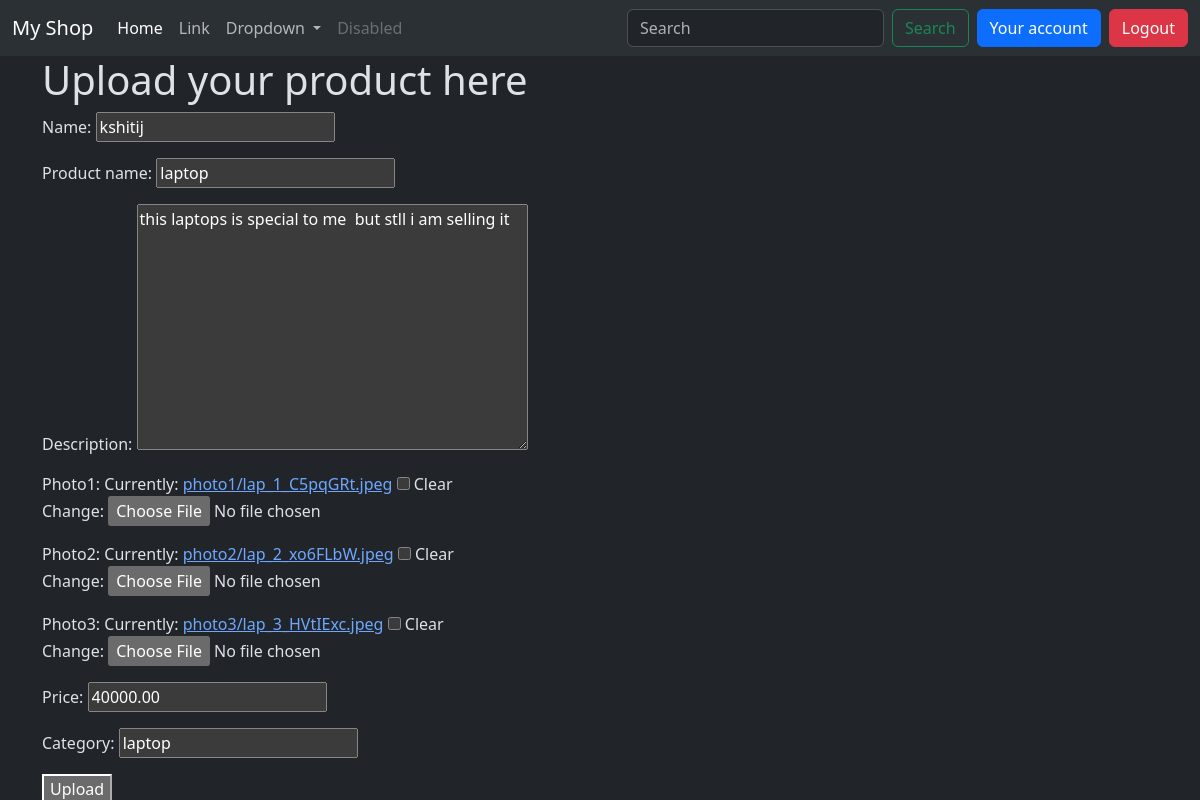
Screenshot of /12/edit/ (signed in) with the database file from the repository.
### explore/models.py (models this page shows, shortened)
class Product(models.Model):
    user = models.ForeignKey(User, on_delete=models.CASCADE)
    Name = models.CharField(max_length=100)
    Product_name = models.CharField(max_length=100)
    description = models.TextField(max_length=240)
    created_at = models.DateTimeField(auto_now_add=True)
    updated_at = models.DateTimeField(auto_now=True)
    photo1 = models.ImageField(upload_to='photo1/', blank=True, null=True)
    photo2 = models.ImageField(upload_to='photo2/', blank=True, null=True)
    photo3 = models.ImageField(upload_to='photo3/', blank=True, null=True)
    price = models.DecimalField(max_digits=10, decimal_places=2)
    category = models.CharField(max_length=50)
    sold_count = models.PositiveIntegerField(default=0)

### explore/views.py (the view)
# urls.py: path('<int:product_id>/edit/',views.prod_edit, name='prod_edit'),
def prod_edit(request, product_id):
    tweet = get_object_or_404(Product, pk=product_id, user = request.user)
    if request.method == "POST":
        form = ProductForm(request.POST, request.FILES, instance=tweet)
        if form.is_valid():
            tweet = form.save(commit=False)
            tweet.user = request.user
            tweet.save()
            return redirect('all_items')
    else:
        form = ProductForm(instance=tweet)
    return render(request, 'sell.html', {'form':form})

### explore/forms.py
class ProductForm(forms.ModelForm):
    class Meta:
        model = Product
        fields = ['Name', 'Product_name', 'description', 'photo1', 'photo2', 'photo3', 'price', 'category']

### explore/templates/sell.html (shortened to what this page needs)
{% extends "layout.html" %}
{% block content %}
<h1>Upload your product here</h1>
<form method="post" enctype="multipart/form-data">
    {{ form.as_p }}
    <button type="submit">Upload</button>
    </form>
    {% endblock %}

### rows the page displays
Product: Name "kshitij", Product_name "laptop", description "this laptops is special to me but stll i am selling it", price "40000.00", category "laptop"
